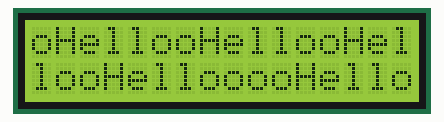
The sketch below on a simulated Arduino Uno, built with avr-gcc and run on an emulated ATmega328P. Parts: 16×2 character LCD.

Above: at 0.28 s.

The sketch:

sketch_jun22b_left.ino
```cpp
#include <LiquidCrystal.h>
LiquidCrystal lcd(12,11,4,5,6,7); //(rs,e,d4,d5,d6,d7)
void setup() {
  lcd.begin(16,2);

}

void loop() {
lcd.setCursor(0,0);
lcd.scrollDisplayLeft();
lcd.print("yo yo ");
lcd.setCursor(0,1);
for(int i=0;i<15;i++)
lcd.print("Helloo");
delay(200);
lcd.clear();

}
```
